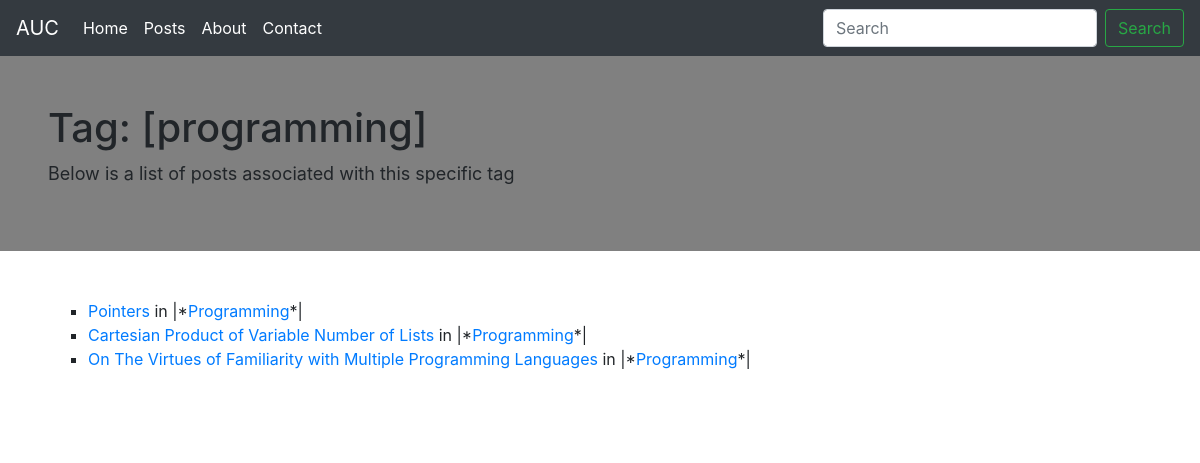
The page /tags/programming/ on the database its author committed.
### tags/models.py (models this page shows, shortened)
class Tags(models.Model):
    tag_name = models.CharField(max_length=30, primary_key=True) #a CharField with a maximum length of 30 characters; that's how long a tag can be, at most

### posts/models.py (models this page shows, shortened)
class Post(models.Model):
    title = models.CharField(max_length=150)
    body_text = RichTextField()   # use the ckeditor's wysiwyg admin interface
    author = models.ForeignKey(settings.AUTH_USER_MODEL,   #the FK here points to the built-in user model
        on_delete=models.CASCADE)
    publication_date = models.DateField( # check that this is a datefield before storage in the DB
            auto_now_add=True      # Automatically set the field to today when the object is first created.
            )
    section = models.ForeignKey(
            'Category',
            on_delete=models.CASCADE,
            default="Etc")
    tags = models.ManyToManyField(Tags)
    def __str__(self):     # if you don't set a str operator overloading method, the name of the post on the admin page will be post.object
        return "{}".format(self.title)
    def get_absolute_url(self):
        return "/posts/{}/".format(self.id)

class Category(models.Model):
    cat_name = models.CharField("Category Name",
            max_length=40,                        # the positional first argument (optional) sets an arbitrary verbose name to be displayed (e.g. on the Admin page)
            help_text="The name of a Section/Category you want to create for articles to be nested under. Useful for grouping related articles together")
    def __str__(self):
        return self.cat_name
    def get_absolute_url(self):
              return "/posts/cat/{}/".format(self.cat_name)

### tags/views.py (the view)
# urls.py: path('<pk>/', TagsView.as_view(), name='tagged_posts')
class TagsView(DetailView):
    model = Tags
    template_name = 'tags.html'
    context_object_name = 'tag'

### templates/tags.html
{% extends 'basedoc.html' %}
{%block h1%} Tag: [{{tag.tag_name}}] {%endblock h1%}
{%block subh%} Below is a list of posts associated with this specific tag {%endblock subh%}
{%block body%}
<ul>
	{%for post in tag.post_set.all%}
	  <li>
	   <a href="{{post.get_absolute_url}}">{{post}}</a> in |*<a href="{{post.section.get_absolute_url}}">{{post.section}}</a>*|
	  </li>
	{%endfor%}
</ul>
{%endblock body%}

### templates/basedoc.html (style rules this page uses)
ul { list-style-type : square; }

### rows shown on the page
Tags: tag_name "programming"
Post: title "Pointers", section "Programming"
Post: title "Cartesian Product of Variable Number of Lists", section "Programming"
Post: title "On The Virtues of Familiarity with Multiple Programming Languages", section "Programming"
